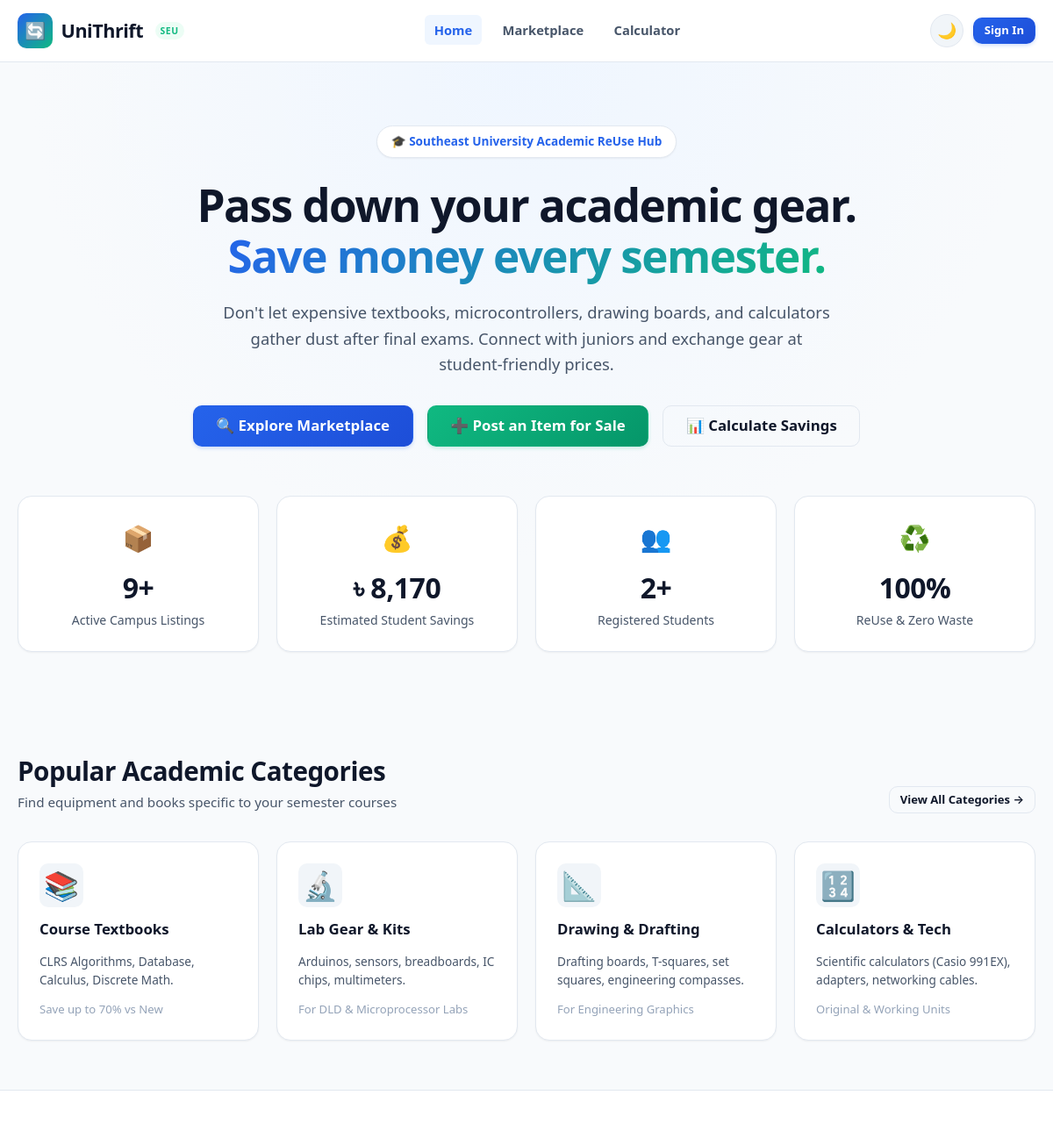
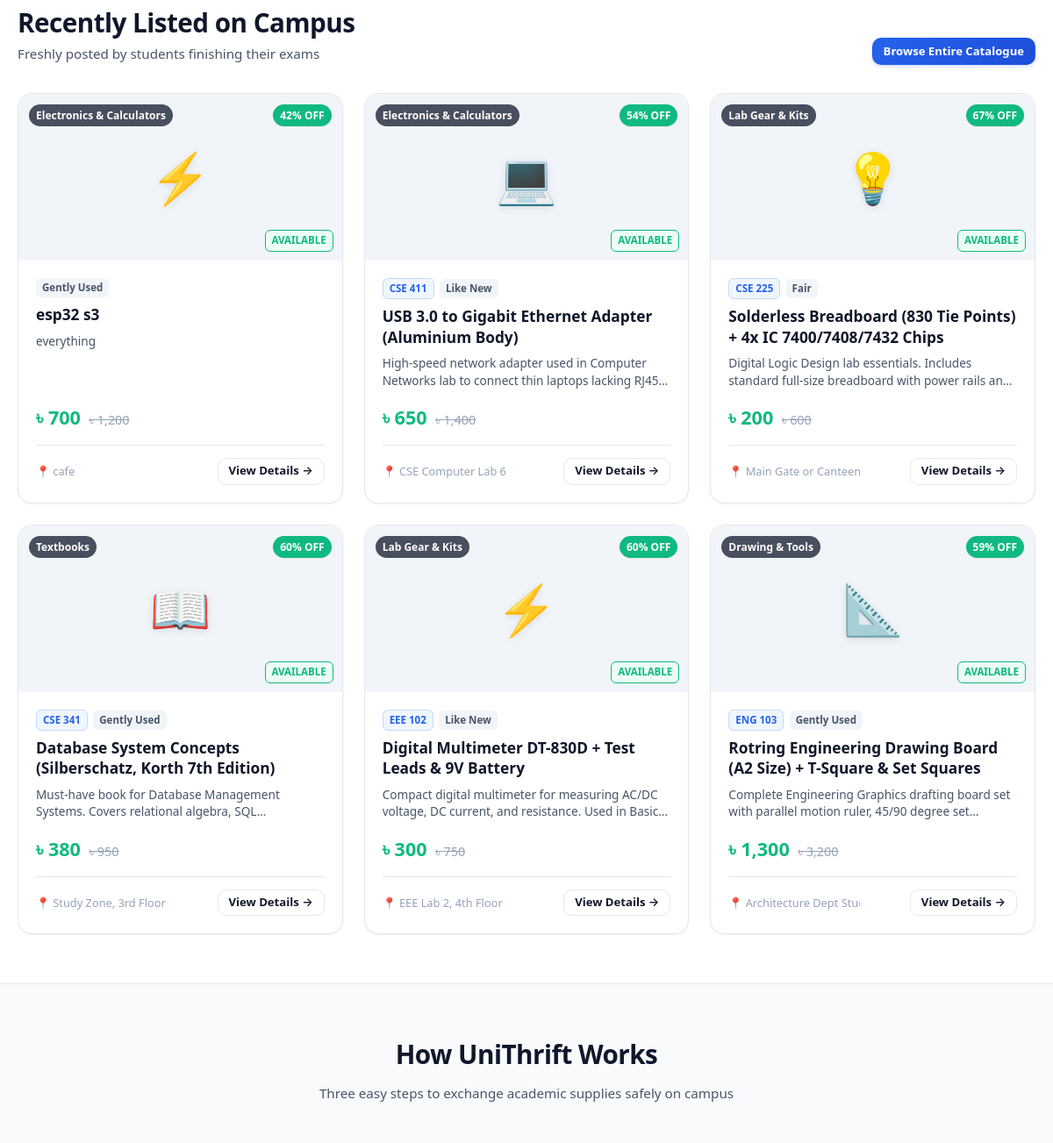
Before: / (upper part) with the older database file (2 pictures, top to bottom).
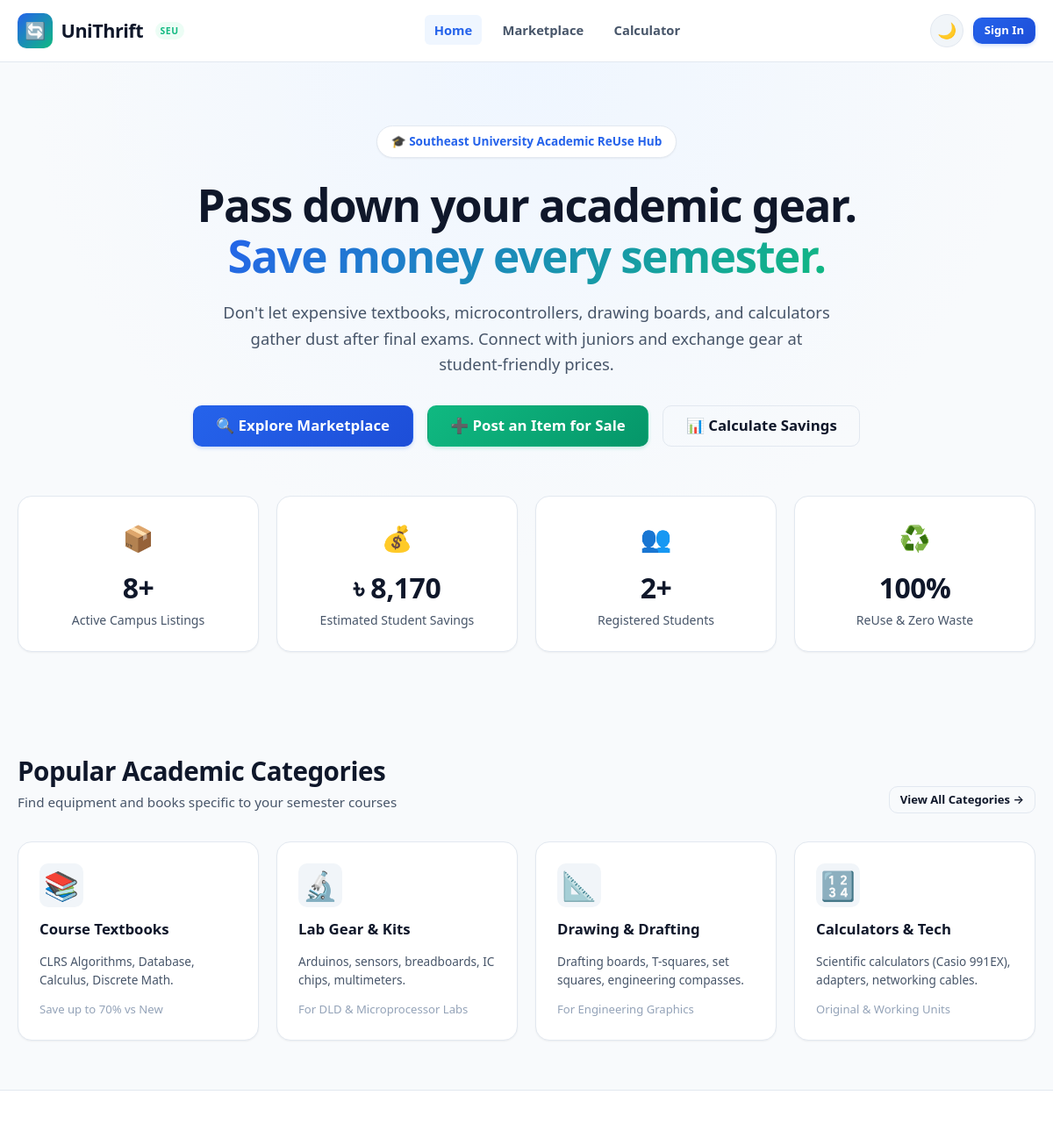
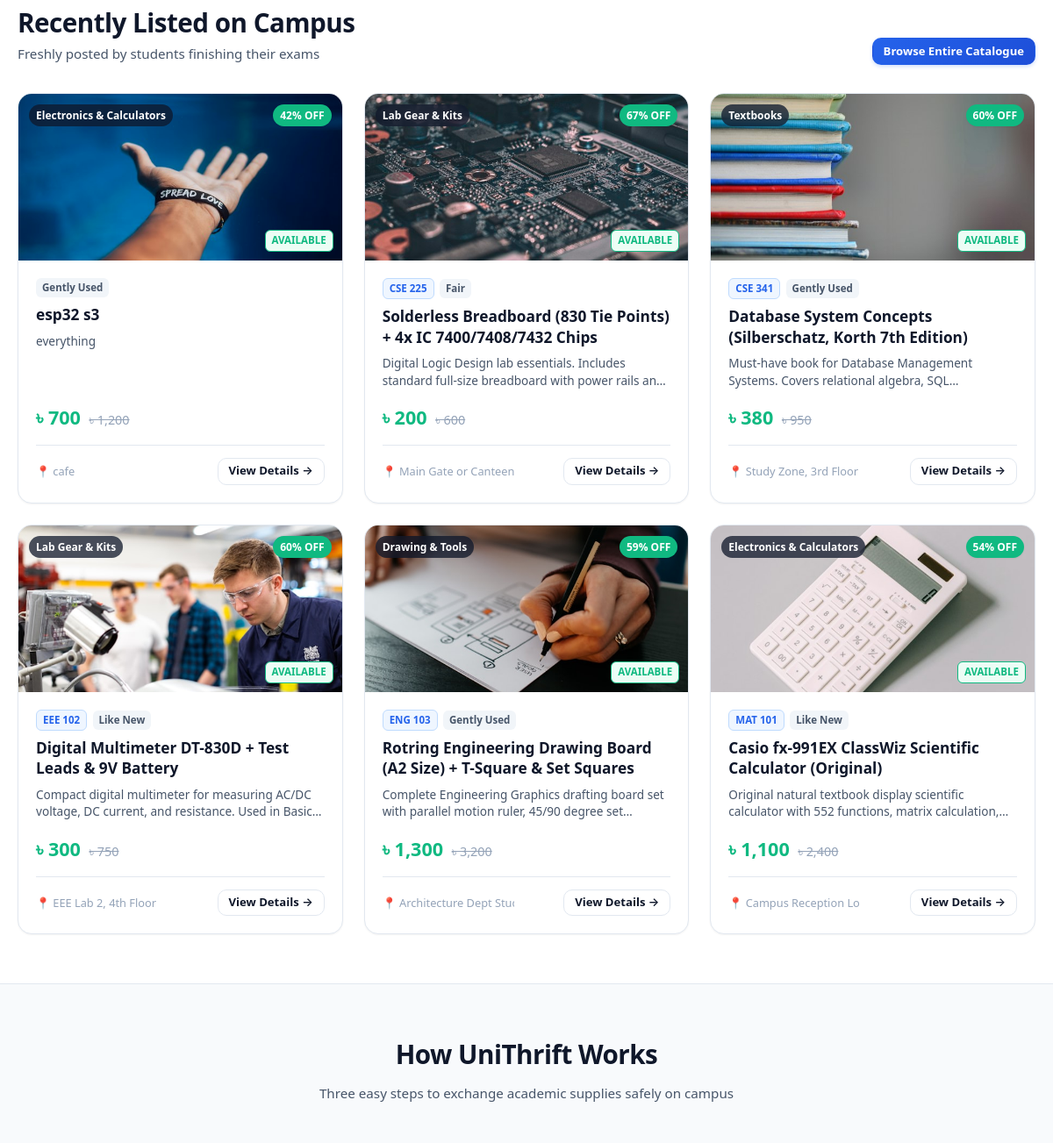
After: the same page with the newer database file (2 pictures, top to bottom).
### tables this page shows
CREATE TABLE `items` (
  `id` int(11) NOT NULL AUTO_INCREMENT,
  `user_id` int(11) NOT NULL,
  `title` varchar(150) NOT NULL,
  `category` enum('Textbooks','Lab Gear & Kits','Drawing & Tools','Electronics & Calculators','Other') NOT NULL,
  `course_code` varchar(20) DEFAULT NULL,
  `item_condition` enum('Like New','Gently Used','Fair') NOT NULL,
  `original_price` decimal(10,2) NOT NULL,
  `selling_price` decimal(10,2) NOT NULL,
  `description` text NOT NULL,
  `meetup_location` varchar(120) NOT NULL,
  `image_icon` varchar(10) DEFAULT '?',
  `image_url` varchar(255) DEFAULT NULL,
  `status` enum('Available','Reserved','Sold') DEFAULT 'Available',
  `created_at` timestamp NOT NULL DEFAULT current_timestamp(),
  `updated_at` timestamp NOT NULL DEFAULT current_timestamp() ON UPDATE current_timestamp(),
  PRIMARY KEY (`id`),
  KEY `user_id` (`user_id`),
  CONSTRAINT `items_ibfk_1` FOREIGN KEY (`user_id`) REFERENCES `users` (`id`) ON DELETE CASCADE
);

### includes/auth_check.php (called while the page is built, shortened)
<?php
function format_price($amount): string {
    return APP_CURRENCY . ' ' . number_format((float)$amount, 0);
}
function calc_discount_pct($original, $selling): int {
    $orig = (float)$original;
    $sell = (float)$selling;
    return (int)round((($orig - $sell) / $orig) * 100);
}
function get_item_image(?string $imageUrl): ?string {
    if (empty($imageUrl)) {
        return null;
    }
    $cleanPath = ltrim($imageUrl, '/\\');
    if (file_exists(__DIR__ . '/../' . $cleanPath) || file_exists(__DIR__ . '/' . $cleanPath)) {
        return $imageUrl;
    }
    return null;
}

### index.php (the view, shortened to what the changed rows need)
<?php
require_once __DIR__ . '/includes/header.php';
$totalItems = 0;
$featuredItems = [];
try {
    if ($pdo) {
        $stmt = $pdo->query("SELECT COUNT(*) FROM items WHERE status = 'Available'");
        $totalItems = (int)$stmt->fetchColumn();
        $stmt = $pdo->query("
            SELECT i.*, u.full_name, u.phone
            FROM items i
            JOIN users u ON i.user_id = u.id
            WHERE i.status = 'Available'
            ORDER BY i.id DESC
            LIMIT 6
        ");
        $featuredItems = $stmt->fetchAll();
    }
} catch (PDOException $e) {
}
?>
<section class="hero">
    <div class="container">
        <h1 class="hero-title">
            Pass down your academic gear.<br>
            <span class="hero-gradient">Save money every semester.</span>
        </h1>
        <div class="stats-grid">
            <div class="stat-card">
                <div class="stat-icon">📦</div>
                <div class="stat-value"><?= number_format($totalItems) ?>+</div>
                <div class="stat-label">Active Campus Listings</div>
            </div>
        </div>
    </div>
</section>
<section class="section">
    <div class="container">
        <div class="section-header">
            <div>
                <h2 class="section-title">Popular Academic Categories</h2>
            </div>
        </div>
    </div>
</section>
<section class="section" style="background-color: var(--bg-surface); border-top: 1px solid var(--border-color); border-bottom: 1px solid var(--border-color);">
    <div class="container">
        <div class="section-header">
            <div>
                <h2 class="section-title">Recently Listed on Campus</h2>
            </div>
        </div>
        <div class="items-grid">
            <?php if (empty($featuredItems)): ?>
                <div style="grid-column: 1 / -1; text-align: center; padding: 3rem;">
                    <div style="font-size: 3rem; margin-bottom: 1rem;">📦</div>
                    <h3 style="font-size: 1.25rem; margin-bottom: 0.5rem;">No items listed yet</h3>
                    <p style="color: var(--text-secondary); margin-bottom: 1.5rem;">Be the first student to post an item for sale!</p>
                    <a href="my_listings.php" class="btn btn-primary">Post an Item</a>
                </div>
            <?php else: ?>
                <?php foreach ($featuredItems as $item): ?>
                    <?php
                        $discount = calc_discount_pct($item['original_price'], $item['selling_price']);
                    ?>
                    <div class="item-card">
                        <div class="card-img-wrap">
                            <?php $imgSrc = get_item_image($item['image_url'] ?? null); ?>
                            <?php if ($imgSrc): ?>
                                <img src="<?= htmlspecialchars($imgSrc) ?>" alt="<?= htmlspecialchars($item['title']) ?>" class="card-img-real">
                            <?php else: ?>
                                <span class="card-img-placeholder"><?= htmlspecialchars($item['image_icon'] ?? '📦') ?></span>
                            <?php endif; ?>
                            <span class="card-badge-category"><?= htmlspecialchars($item['category']) ?></span>
                            <?php if ($discount > 0): ?>
                                <span class="card-badge-discount"><?= $discount ?>% OFF</span>
                            <?php endif; ?>
                            <span class="card-badge-status status-available">Available</span>
                        </div>
                        <div class="card-body">
                            <div class="card-tags">
                                <?php if (!empty($item['course_code'])): ?>
                                    <span class="tag-course"><?= htmlspecialchars($item['course_code']) ?></span>
                                <?php endif; ?>
                                <span class="tag-condition"><?= htmlspecialchars($item['item_condition']) ?></span>
                            </div>
                            <h3 class="card-title" title="<?= htmlspecialchars($item['title']) ?>">
                                <?= htmlspecialchars($item['title']) ?>
                            </h3>
                            <p class="card-desc">
                                <?= htmlspecialchars($item['description']) ?>
                            </p>
                            <div class="card-price-row">
                                <span class="price-current"><?= format_price($item['selling_price']) ?></span>
                                <?php if ((float)$item['original_price'] > (float)$item['selling_price']): ?>
                                    <span class="price-original"><?= format_price($item['original_price']) ?></span>
                                <?php endif; ?>
                            </div>
                            <div class="card-footer">
                                <span class="card-location" title="<?= htmlspecialchars($item['meetup_location']) ?>">
                                    📍 <?= htmlspecialchars($item['meetup_location']) ?>
                                </span>
                                <a href="item_details.php?id=<?= (int)$item['id'] ?>" class="btn btn-outline btn-sm">
                                    View Details &rarr;
                                </a>
                            </div>
                        </div>
                    </div>
                <?php endforeach; ?>
            <?php endif; ?>
        </div>
    </div>
</section>
<section class="section">
    <div class="container" style="text-align: center;">
        <h2 class="section-title" style="margin-bottom: 0.5rem;">How UniThrift Works</h2>
    </div>
</section>
<?php require_once __DIR__ . '/includes/footer.php'; ?>

Changed rows visible on the page:
no longer on this page (row edited): items: image_icon "💻", category "Electronics & Calculators", discount "54", course_code "CSE 411", item_condition "Like New", title "USB 3.0 to Gigabit Ethernet Adapter (Aluminium Body)", description "High-speed network adapter used in Computer Networks lab to connect thin laptops lacking…", selling_price "৳ 650", original_price "৳ 1,400", meetup_location "CSE Computer Lab 6"
changed items "esp32 s3": image_url: picture added; image_icon "⚡" → (not shown)
changed items "Solderless Breadboard (830 Tie Points) + 4x IC 7400/7408/7432 Chips": image_url: picture added; image_icon "💡" → (not shown)
changed items "Database System Concepts (Silberschatz, Korth 7th Edition)": image_url: picture added; image_icon "📖" → (not shown)
changed items "Digital Multimeter DT-830D + Test Leads & 9V Battery": image_url: picture added; image_icon "⚡" → (not shown)
changed items "Rotring Engineering Drawing Board (A2 Size) + T-Square & Set Squares": image_url: picture added; image_icon "📐" → (not shown)
now on this page (row edited): items: image_url (picture), category "Electronics & Calculators", discount "54", course_code "MAT 101", item_condition "Like New", title "Casio fx-991EX ClassWiz Scientific Calculator (Original)", description "Original natural textbook display scientific calculator with 552 functions, matrix…", selling_price "৳ 1,100", original_price "৳ 2,400", meetup_location "Campus Reception…"
Other visible differences:
$totalItems: "9" → "8"
